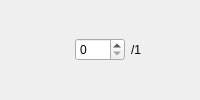
         <widget class="QWidget" name="widget_27" native="true">
          <layout class="QHBoxLayout" name="horizontalLayout_27">
           <property name="leftMargin">
            <number>0</number>
           </property>
           <property name="topMargin">
            <number>0</number>
           </property>
           <property name="rightMargin">
            <number>0</number>
           </property>
           <property name="bottomMargin">
            <number>0</number>
           </property>
           <item>
            <widget class="QLabel" name="label_27">
             <property name="maximumSize">
              <size>
               <width>75</width>
               <height>75</height>
              </size>
             </property>
             <property name="toolTip">
              <string>#825286_#632243</string>
             </property>
             <property name="text">
              <string/>
             </property>
             <property name="pixmap">
              <pixmap resource="resource.qrc">:/pairs/pairs/#825286_#632243.png</pixmap>
             </property>
             <property name="scaledContents">
              <bool>true</bool>
             </property>
            </widget>
           </item>
           <item>
            <widget class="QSpinBox" name="spinBox_27">
             <property name="maximumSize">
              <size>
               <width>50</width>
               <height>16777215</height>
              </size>
             </property>
             <property name="minimum">
              <number>0</number>
             </property>
             <property name="maximum">
              <number>1</number>
             </property>
            </widget>
           </item>
           <item>
            <widget class="QLabel" name="label_27_2">
             <property name="text">
              <string>/1</string>
             </property>
            </widget>
           </item>
          </layout>
         </widget>
